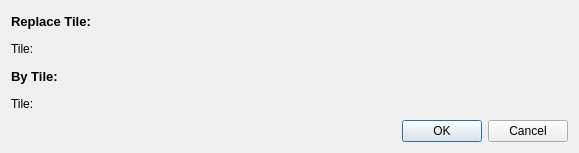
<?xml version="1.0" encoding="UTF-8"?>
<ui version="4.0">
 <class>TilePicker</class>
 <widget class="QWidget" name="TilePicker">
  <property name="windowModality">
   <enum>Qt::ApplicationModal</enum>
  </property>
  <property name="geometry">
   <rect>
    <x>0</x>
    <y>0</y>
    <width>579</width>
    <height>153</height>
   </rect>
  </property>
  <property name="windowTitle">
   <string>TilePicker</string>
  </property>
  <layout class="QVBoxLayout" name="verticalLayout">
   <item>
    <widget class="QLabel" name="label">
     <property name="text">
      <string>&lt;html&gt;&lt;head/&gt;&lt;body&gt;&lt;p&gt;&lt;span style=&quot; font-size:10pt; font-weight:600;&quot;&gt;Replace Tile:&lt;/span&gt;&lt;/p&gt;&lt;/body&gt;&lt;/html&gt;</string>
     </property>
    </widget>
   </item>
   <item>
    <widget class="QLabel" name="selectedTileLabel">
     <property name="text">
      <string>Tile:</string>
     </property>
    </widget>
   </item>
   <item>
    <layout class="QHBoxLayout" name="flowlayout_placeholder_1"/>
   </item>
   <item>
    <widget class="QLabel" name="availableTilesLabel">
     <property name="text">
      <string>&lt;html&gt;&lt;head/&gt;&lt;body&gt;&lt;p&gt;&lt;span style=&quot; font-size:10pt; font-weight:600;&quot;&gt;By Tile:&lt;/span&gt;&lt;/p&gt;&lt;/body&gt;&lt;/html&gt;</string>
     </property>
    </widget>
   </item>
   <item>
    <widget class="QLabel" name="replacingTileLabel">
     <property name="text">
      <string>Tile:</string>
     </property>
    </widget>
   </item>
   <item>
    <layout class="QHBoxLayout" name="flowlayout_placeholder_2"/>
   </item>
   <item>
    <widget class="QDialogButtonBox" name="buttonBox">
     <property name="standardButtons">
      <set>QDialogButtonBox::Cancel|QDialogButtonBox::Ok</set>
     </property>
    </widget>
   </item>
  </layout>
 </widget>
 <layoutdefault spacing="6" margin="11"/>
 <resources/>
 <connections/>
</ui>
